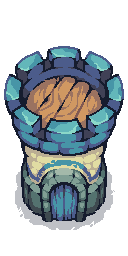
#> input picture assets/terrain/tower_blue.png, 128 x 256 px
$ python make_cosmetics.py
#> lines starting #> are read from the running program, lines starting #| are printed output that depends on the picture
#!/usr/bin/env python3
"""Fabrique les COSMETIQUES de compte : tours reteintes, bannieres de titre.

LES CHAPEAUX N EN SORTENT PLUS (vague 8). Ils reteignaient deux couleurs de la
feuille du mage, dont (200, 168, 118)... qui est aussi la PEAU du visage et des
mains : un chapeau carmin donnait un mage aux mains rouges. Et chapeau et robe
etant la meme feuille, on ne pouvait pas les cumuler. Ils sont maintenant
DESSINES et poses en calque : tools/assets/hat_painter.py et make_wardrobe.py.

POURQUOI un remplacement de palette et pas un simple `modulate` :
un `modulate` multiplie TOUS les pixels, y compris la peau, le bois et le
contour noir. Une robe rouge rendait donc un mage a la peau rouge et au contour
brun. Les feuilles de Tiny Swords sont des palettes indexees a la main : les
trois variantes fournies (monk_blue / monk_black / monk_purple) ne different
QUE par deux couleurs, ce qui prouve que le remplacement exact est la methode
voulue par l auteur du pack.

On ne touche donc que les couleurs NOMMEES ci-dessous, pixel par pixel. Tout le
reste — peau, contour, ombre — reste identique, et le mage reste lisible.

Usage : python tools/assets/make_cosmetics.py
"""
from pathlib import Path

from PIL import Image

ROOT = Path(__file__).resolve().parents[2]
UNITS = ROOT / "assets" / "units"
TERRAIN = ROOT / "assets" / "terrain"
UI = ROOT / "assets" / "ui"

# --- Tour du mage ----------------------------------------------------------
# Le bleu de tower_blue.png, en quatre tons (du plus sombre au plus clair).
# Ce sont les memes familles que la robe du moine : la tour et le mage sont
# dessines dans la meme palette, c est ce qui les fait aller ensemble.
TOWER_BLUES = [
    (76, 92, 139, 255),
    (71, 149, 167, 255),
    (99, 183, 186, 255),
    (139, 216, 200, 255),
]

TOWERS = {
    # Pierre chaude : la tour "par defaut" alternative, sable et ocre.
    "sand": [(122, 96, 80, 255), (176, 134, 84, 255), (208, 170, 112, 255), (238, 214, 160, 255)],
    # Obsidienne : violette sombre, pour un mage de fin de campagne.
    "obsidian": [(66, 54, 96, 255), (108, 76, 152, 255), (146, 110, 190, 255), (190, 160, 226, 255)],
    # Braise : rouge, la plus voyante, reservee au haut niveau.
    "ember": [(112, 52, 56, 255), (176, 68, 58, 255), (216, 110, 62, 255), (244, 178, 104, 255)],
}

# --- Banniere de titre -----------------------------------------------------
# ribbon_title9.png est une planche BOIS + CORDE. On la reteinte entierement,
# banniere comprise : ici le `modulate` par multiplication est legitime, car
# toute l image est un seul materiau (pas de peau ni de detail a preserver).
# Teintes choisies pour se lire sur le bois sombre du menu.
BANNERS = {
    "ribbon_title_silver": (0.82, 0.86, 0.94),
    "ribbon_title_gold": (1.10, 0.94, 0.52),
    "ribbon_title_crystal": (0.62, 0.92, 1.04),
}


def remap(src: Path, dst: Path, mapping: dict) -> None:
    """Remplace des couleurs EXACTES. Un pixel absent du dictionnaire est recopie."""
    im = Image.open(src).convert("RGBA")
#> im is the input picture: PIL image 128x256 RGBA; mean R, G, B, A 46.6, 54.8, 58.5, 124.8
    px = im.load()
    w, h = im.size
#> w = 128; h = 256
    touched = 0
    for y in range(h):
        for x in range(w):
            c = px[x, y]
            if c in mapping:
                px[x, y] = mapping[c]
                touched += 1
#> after the loop, touched = 6380
    im.save(dst)
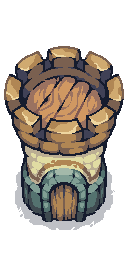
#> saved as tower_sand.png: PIL image 128x256 RGBA; mean R, G, B, A 61.9, 53.8, 45.2, 124.8; transparent parts drawn white
    print(f"  {dst.name}  ({touched} pixels reteintes)")
#|   tower_sand.png  (6380 pixels reteintes)


def tint(src: Path, dst: Path, factor: tuple) -> None:
    """Multiplie les canaux de couleur, alpha intact (teinte d un materiau uni)."""
#> called with factor = (0.82, 0.86, 0.94)
    im = Image.open(src).convert("RGBA")
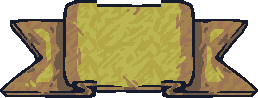
#> input picture assets/ui/ribbon_title9.png, 258 x 98 px
#> im is the input picture: PIL image 258x98 RGBA; mean R, G, B, A 108.9, 96.8, 55.1, 194.7
    px = im.load()
    w, h = im.size
#> w = 258; h = 98
    for y in range(h):
        for x in range(w):
            r, g, b, a = px[x, y]
            if a == 0:
                continue
            px[x, y] = (
                min(255, int(r * factor[0])),
                min(255, int(g * factor[1])),
                min(255, int(b * factor[2])),
                a,
            )
    im.save(dst)
    print(f"  {dst.name}")


def main() -> None:
    print("Tours :")
    base = TERRAIN / "tower_blue.png"
    if base.exists():
        for key, colors in TOWERS.items():
            mapping = dict(zip(TOWER_BLUES, colors))
            remap(base, TERRAIN / f"tower_{key}.png", mapping)
    else:
        print("  ABSENT tower_blue.png")

    print("Bannieres de titre :")
    ribbon = UI / "ribbon_title9.png"
    if ribbon.exists():
        for name, factor in BANNERS.items():
            # Le suffixe 9 est la convention que l AUDIT protege : une texture
            # recomposee se termine par 9, sinon le garde-fou des planches
            # brutes la prend pour une planche crue (piege documente).
            tint(ribbon, UI / f"{name}9.png", factor)
    else:
        print("  ABSENT ribbon_title9.png")


if __name__ == "__main__":
    main()
